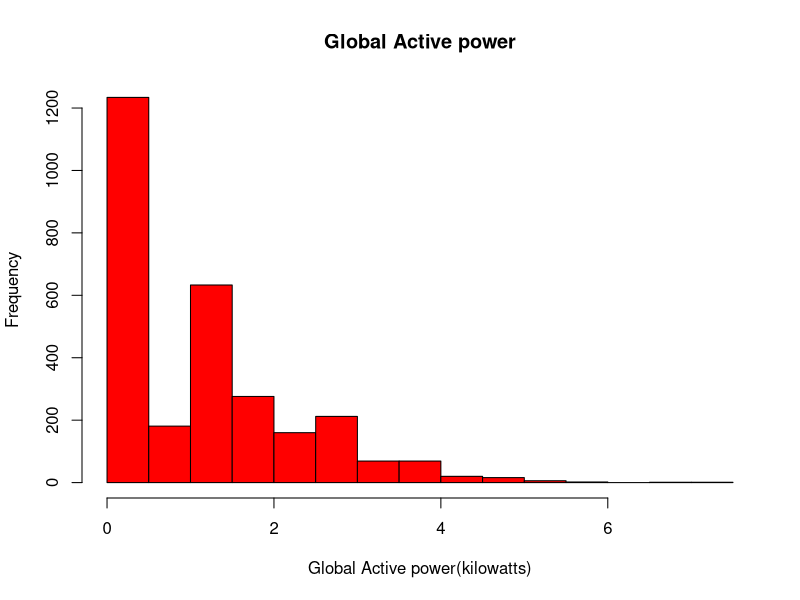

The R script that drew this image:
# I separated the cleaning function to a script called clean.R
# Please check the root dir of the repo 
# for what happened in the script :) 

library(data.table)
# read small Data set
dt <-fread("workingData.csv")

# need to make it bigger..
png("plot1.png", width = 600, height = 600)
# plotting with hist 
with(dt, hist(Global_active_power, 
              main = "Global Active power",
              col = "red",
              xlab = "Global Active power(kilowatts)"))

# copy to file
#dev.copy(png,"plot1.png")
dev.off()
